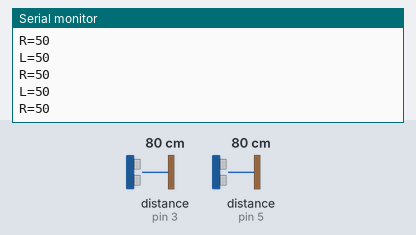
The sketch below on a simulated Arduino Uno, built with avr-gcc and run on an emulated ATmega328P. Parts: the last lines printed to the serial monitor. Wiring (inferred from the names in the program): 2 × ultrasonic range finder: trigger pin 2, echo pin 3 / trigger pin 4, echo pin 5. The test bench sets the inputs (shaded band); at power-on: distance to the obstacle (sensors on pin 3, pin 5) 80 cm. The echo pulse lasts 58.3 µs per cm.

Above: at 1.2 s.
1.3 s: distance to the obstacle (sensor on pin 3) set to 18 cm
At 2.5 s:
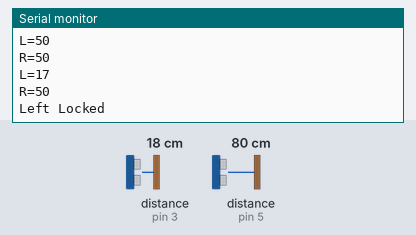
3.0 s: distance to the obstacle (sensor on pin 3) set to 2 cm
At 3.21 s:
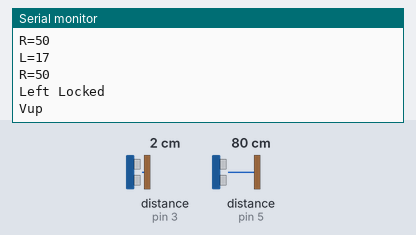
5.1 s: distance to the obstacle (sensor on pin 3) set to 35 cm
At 5.31 s:
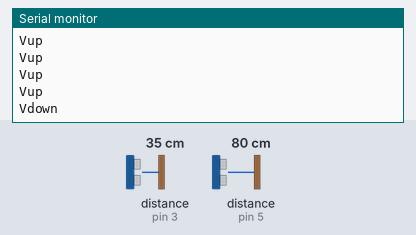

Measured:
- after the input at 1.3 s, the serial monitor: prints a new line after 0.18 s (image 1)
- after the input at 3.0 s, the serial monitor: prints a new line at once (image 2)
- after the input at 5.1 s, the serial monitor: prints a new line at once (image 3)

The sketch:

sketch_apr09a.ino
```cpp
const int trigger1 = 2; //Trigger pin of 1st Sesnor
const int echo1 = 3; //Echo pin of 1st Sesnor
const int trigger2 = 4; //Trigger pin of 2nd Sesnor
const int echo2 = 5;//Echo pin of 2nd Sesnor

long time_taken;
int dist,distL,distR;


void setup() {
Serial.begin(9600);

pinMode(trigger1, OUTPUT);
pinMode(echo1, INPUT);
pinMode(trigger2, OUTPUT);
pinMode(echo2, INPUT);
}

/*###Function to calculate distance###*/
void calculate_distance(int trigger, int echo)
{
digitalWrite(trigger, LOW);
delayMicroseconds(2);
digitalWrite(trigger, HIGH);
delayMicroseconds(10);
digitalWrite(trigger, LOW);

time_taken = pulseIn(echo, HIGH);
dist= time_taken*0.034/2;
if (dist>50)
dist = 50;
}

void loop() { //infinite loopy
calculate_distance(trigger1,echo1);
distL =dist; //get distance of left sensor

calculate_distance(trigger2,echo2);
distR =dist; //get distance of right sensor

//Uncomment for debudding
Serial.print("L=");
Serial.println(distL);
Serial.print("R=");
Serial.println(distR);


//Pause Modes -Hold
if ((distL >40 && distR>40) && (distL <50 && distR<50)) //Detect both hands
{Serial.println("Play/Pause"); delay (500);}

else if (distL>=13 && distL<=17)
{
  delay(100); //Hand Hold Time
  calculate_distance(trigger1,echo1);
  distL =dist;
  if (distL>=13 && distL<=17)
  {
    Serial.println("Left Locked");
    while(distL<=40)
    {
      calculate_distance(trigger1,echo1);
      distL =dist;
      if (distL<10) //Hand pushed in
      {Serial.println ("Vup"); delay (300);}
      if (distL>20) //Hand pulled out
      {Serial.println ("Vdown"); delay (300);}
    }
  }
}

//Lock Right - Control Mode
else if (distR>=13 && distR<=17)
{
  delay(100); //Hand Hold Time
  calculate_distance(trigger2,echo2);
  distR =dist;
  if (distR>=13 && distR<=17)
  {
    Serial.println("Right Locked");
    while(distR<=40)
    {
      calculate_distance(trigger2,echo2);
      distR =dist;
      if (distR<10) //Right hand pushed in
      {Serial.println ("Rewind"); delay (300);}
      if (distR>20) //Right hand pulled out
      {Serial.println ("Forward"); delay (300);}
  }
}
}

delay(200);
}
```
